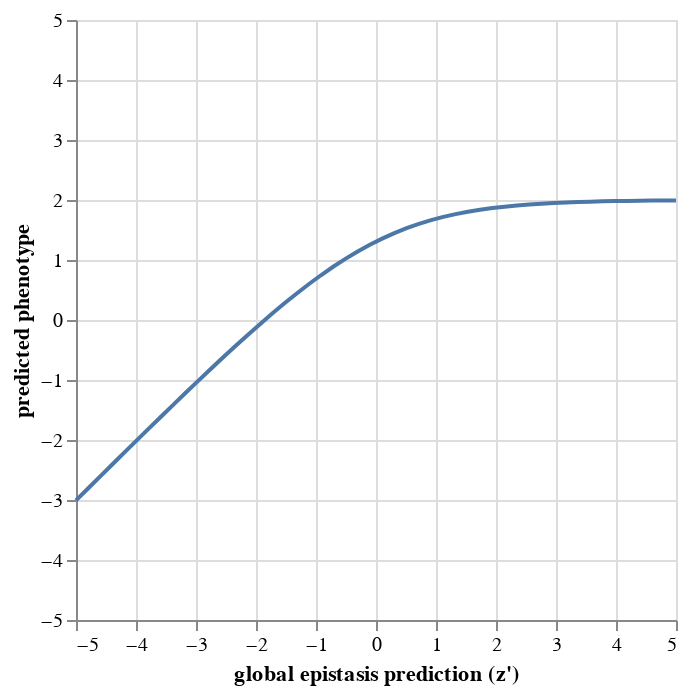

Write notebook code for a chart like this one.
### Markdown cell above
### Softplus model

This function is a log-transformed version of a sigmoid function from above, with  $\theta_\text{scale}$ and $\theta_\text{bias}$ parameters serving similar roles.
The shape of this function mimics the Hill equation from the above example if the y-axis is instead the log of the fraction of protein molecules that are folded.
Such a function could be more appropriate for modeling functional scores in log space.
You may note that this function has no natural lower bound, and thus it is recommended to use this model with
a user defined lower bound which is described in the _Optional truncation of predicted functional scores_ section below.

Given latent phenotype, $\phi_d(v) = z$, let

$$
g(z) =  -\theta_\text{scale}\log\left(1+e^{-z}\right) + \theta_\text{bias}
$$

**Note** In the `multidms` API, This behavior is accomplished by setting the `output_activation` parameter in the constructor for `Model` to be a pointer to the function `multidms.biophysical.softplus_activation`

Below is an interactive plot showing the effect of the modified 
softplus function as a function of an adjustable $\theta_\text{scale}$ scaling parameter, and lower bound, $\theta_\text{bias}$:

### Code cell
import altair as alt

import numpy

import pandas as pd


df = pd.DataFrame({"latent": numpy.linspace(-5, 5, 50)})

slider_lsp = alt.binding_range(min=1, max=5)
alpha_scale = alt.param(bind=slider_lsp, value=1, name="lambda_sp")

slider_lb = alt.binding_range(min=0, max=5)
alpha_bias = alt.param(bind=slider_lb, value=2, name="lower_bound")

(
    alt.Chart(df)
    .transform_calculate(
        phenotype=alt.expr.log(1 + alt.expr.exp(-1*alt.datum['latent']))
        * (-1 * alpha_scale)
        + alpha_bias
    )
    .encode(
        x=alt.X("latent", title="global epistasis prediction (z')", scale=alt.Scale(domain=[-5, 5])),
        y=alt.Y("phenotype:Q", title="predicted phenotype", scale=alt.Scale(domain=[-5, 5]))
    )
    .mark_line()
    .add_params(alpha_scale, alpha_bias)
)

### Figure 1 — Vega-Lite specification as saved in the notebook (floating-point values rounded to 4 significant figures)
{"config": {"view": {"continuousWidth": 300, "continuousHeight": 300}}, "data": {"name": "data-ebf3a22bc86bf79e10d2059712505f43"}, "mark": {"type": "line"}, "encoding": {"x": {"field": "latent", "scale": {"domain": [-5, 5]}, "title": "global epistasis prediction (z')", "type": "quantitative"}, "y": {"field": "phenotype", "scale": {"domain": [-5, 5]}, "title": "predicted phenotype", "type": "quantitative"}}, "params": [{"name": "lambda_sp", "bind": {"input": "range", "max": 5, "min": 1}, "value": 1}, {"name": "lower_bound", "bind": {"input": "range", "max": 5, "min": 0}, "value": 2}], "transform": [{"calculate": "((log((1 + exp((-1 * datum['latent'])))) * (-1 * lambda_sp)) + lower_bound)", "as": "phenotype"}], "$schema": "https://vega.github.io/schema/vega-lite/v5.6.1.json", "datasets": {"data-ebf3a22bc86bf79e10d2059712505f43": [{"latent": -5.0}, {"latent": -4.796}, {"latent": -4.592}, {"latent": -4.388}, {"latent": -4.184}, {"latent": -3.98}, {"latent": -3.776}, {"latent": -3.571}, {"latent": -3.367}, {"latent": -3.163}, {"latent": -2.959}, {"latent": -2.755}, {"latent": -2.551}, {"latent": -2.347}, {"latent": -2.143}, {"latent": -1.939}, {"latent": -1.735}, {"latent": -1.531}, {"latent": -1.327}, {"latent": -1.122}, {"latent": -0.9184}, {"latent": -0.7143}, {"latent": -0.5102}, {"latent": -0.3061}, {"latent": -0.102}, {"latent": 0.102}, {"latent": 0.3061}, {"latent": 0.5102}, {"latent": 0.7143}, {"latent": 0.9184}, {"latent": 1.122}, {"latent": 1.327}, {"latent": 1.531}, {"latent": 1.735}, {"latent": 1.939}, {"latent": 2.143}, {"latent": 2.347}, {"latent": 2.551}, {"latent": 2.755}, {"latent": 2.959}, {"latent": 3.163}, {"latent": 3.367}, {"latent": 3.571}, {"latent": 3.776}, {"latent": 3.98}, {"latent": 4.184}, {"latent": 4.388}, {"latent": 4.592}, {"latent": 4.796}, {"latent": 5.0}]}}
